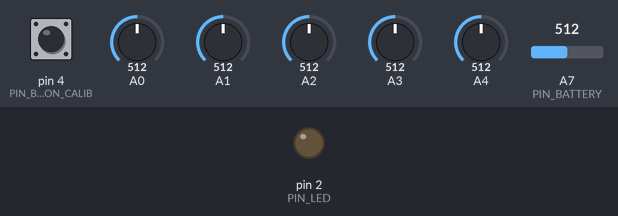
The sketch below on a simulated Arduino Nano, built with avr-gcc and run on an emulated ATmega328P. Parts: output pins drawn as LEDs (lit = HIGH). The inputs (shaded band) are chosen by the test bench; at power-on: pin 4 (PIN_BUTTON_CALIB) HIGH, A0 = 512, A1 = 512, A2 = 512, A3 = 512, A4 = 512, A7 (PIN_BATTERY) = 512. EEPROM starts erased; no radio packets arrive unless stated.

Above: at 0.11 s.
At 7.38 s:
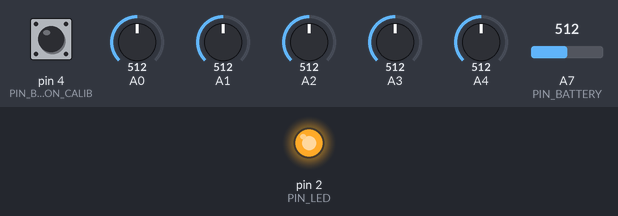
Timing chart, 0 to 7.7 s (numbered marks = the images above):
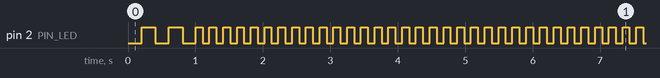

Measured:
- by itself, pin 2 (PIN_LED): goes HIGH 0.20 s, LOW 0.20 s, HIGH 0.20 s, LOW 0.19 s, 631 × (HIGH 0.10 s, LOW 0.10 s), HIGH 0.10 s, then LOW

The sketch:

TX_nRF24L01_5ch_Telemetry_LED.ino
```cpp
//*********************************************************************************************************************************************
// Add communication nRF24L01P. Fixed RF channel, fixed address.
// Support for Arduino-based receivers and RF24 libraries from this repository https://github.com/stanekTM/RX_nRF24L01_Telemetry_Motor_Servo
// Thanks to "Phil_G" http://www.singlechannel.co.uk philg@talk21.com for the calibration and reverse routine I used in the code.
// Calibration:
// Hold calibration button, switch transmitter TX on, still holding calibration button move all controls to extremes including auxilliary pots.
// Center all controls and aux pots.
// Release calibration button (saved to eeprom).
// Servo reversing:
// To reverse the desired channel, hold the joystick in the end position and turn on the TX transmitter (saved to eeprom).
//*********************************************************************************************************************************************


#include <RF24.h>     // https://github.com/nRF24/RF24
#include <SPI.h>      // Arduino standard library
#include <EEPROM.h>   // Arduino standard library


//setting RF channels address (5 bytes number or character)
const byte address[] = "jirka";

//RF communication channel settings (0-125, 2.4Ghz + 76 = 2.476Ghz)
#define RADIO_CHANNEL         76

//TX battery voltage settings
#define TX_BATTERY_VOLTAGE    4.2
#define TX_MONITORED_VOLTAGE  3.3

//RX voltage monitoring settings
#define RX_MONITORED_VOLTAGE  3.49

//setting the control range value
#define MIN_CONTROL_VAL       1000
#define MID_CONTROL_VAL       1500
#define MAX_CONTROL_VAL       2000
#define EPA_POSITIVE          500
#define EPA_NEGATIVE         -500

//free pins
//pin                     0
//pin                     1
//pin                     3
//pin                     5
//pin                     6
//pin                     7
//pin                     8
//pin                     A5
//pin                     A6

//pins for pots, joysticks
//pot1                    A0
//pot2                    A1
//pot3                    A2
//pot4                    A3
//pot5                    A4

//LED battery and RF on/off
#define PIN_LED           2

//calibration button (I had to add a 10k resistor -> VCC even when the internal INPUT_PULLUP is activated)
#define PIN_BUTTON_CALIB  4

//input battery
#define PIN_BATTERY       A7

//pins for nRF24L01
#define PIN_CE            9
#define PIN_CSN           10

//hardware SPI
//----- MOSI              11
//----- MISO              12
//----- SCK               13

//setting of CE and CSN pins
RF24 radio(PIN_CE, PIN_CSN);

//*********************************************************************************************************************
//this structure defines the sent data in bytes ***********************************************************************
//*********************************************************************************************************************
struct rc_packet_size
{
  unsigned int ch1;
  unsigned int ch2;
  unsigned int ch3;
  unsigned int ch4;
  unsigned int ch5;
};
rc_packet_size rc_packet;

//*********************************************************************************************************************
//this struct defines data, which are embedded inside the ACK payload *************************************************
//*********************************************************************************************************************
struct telemetry_packet_size
{
  byte rssi;     //not used yet
  float batt_A1;
  float batt_A2; //not used yet
};
telemetry_packet_size telemetry_packet;

//*********************************************************************************************************************
//read pots, joysticks ************************************************************************************************
//*********************************************************************************************************************
int ch, raw_pots;
int pot_calib_min[] = {0, 0, 0, 0, 0};
int pot_calib_mid[] = {512, 512, 512, 512, 512};
int pot_calib_max[] = {1023, 1023, 1023, 1023, 1023};
int pots_value[] = {1500, 1500, 1500, 1500, 1500};
byte reverse[] = {0, 0, 0, 0, 0};

void read_pots()
{
  for (ch = 0; ch < 5; ch++)
  {
    raw_pots = analogRead(ch);
    if (raw_pots > pot_calib_mid[ch])
    pots_value[ch] = map(raw_pots, pot_calib_mid[ch], pot_calib_min[ch], 0, EPA_POSITIVE);
    else
    pots_value[ch] = map(raw_pots, pot_calib_max[ch], pot_calib_mid[ch], EPA_NEGATIVE, 0);
  }

  // format the frame
  for (ch = 0; ch < 5; ch++)
  {
    pots_value[ch] += MID_CONTROL_VAL;
    pots_value[ch] = constrain(pots_value[ch], MIN_CONTROL_VAL, MAX_CONTROL_VAL);
    if (reverse[ch] == 1) pots_value[ch] = 3000 - pots_value[ch];
  }

  rc_packet.ch1 = pots_value[0]; //A0
  rc_packet.ch2 = pots_value[1]; //A1
  rc_packet.ch3 = pots_value[2]; //A2
  rc_packet.ch4 = pots_value[3]; //A3
  rc_packet.ch5 = pots_value[4]; //A4

  //Serial.println(rc_packet.ch1);
}

//*********************************************************************************************************************
//calibrate pots, joysticks *******************************************************************************************
//*********************************************************************************************************************
int calibrated = 1;

void calibrate_pots()
{
  while (digitalRead(PIN_BUTTON_CALIB) == 0)
  {
    calibrated = 0;
    for (int pot = 0; pot < 5; ++pot)
    {
      raw_pots = analogRead(pot);
      if (raw_pots > pot_calib_min[pot]) pot_calib_min[pot] = raw_pots;
      if (raw_pots < pot_calib_max[pot]) pot_calib_max[pot] = raw_pots;
      pot_calib_mid[pot] = raw_pots;  //save neutral pots, joysticks as button is released
    }
  }   //calibrate button released

  if (calibrated == 0)
  {
    for (ch = 0; ch < 5; ch++)
    {
      EEPROMWriteInt(ch * 6,     pot_calib_max[ch]); //eeprom locations  0,  6, 12, 18 (decimal)
      EEPROMWriteInt(ch * 6 + 2, pot_calib_mid[ch]); //eeprom locations  2,  8, 14, 20 (decimal)
      EEPROMWriteInt(ch * 6 + 4, pot_calib_min[ch]); //eeprom locations  4, 10, 16, 22 (decimal)
    }
    calibrated = 1;
  }

  for (ch = 0; ch < 5; ch++)
  {
    pot_calib_max[ch] = EEPROMReadInt(ch * 6);     //eeprom locations  0,  6, 12, 18 (decimal)
    pot_calib_mid[ch] = EEPROMReadInt(ch * 6 + 2); //eeprom locations  2,  8, 14, 20 (decimal)
    pot_calib_min[ch] = EEPROMReadInt(ch * 6 + 4); //eeprom locations  4, 10, 16, 22 (decimal)
    reverse[ch] = EEPROM.read(ch + 30) & 1;        //eeprom locations 30, 31, 32, 33 (decimal), ch * 6 = 30
  }

  //check for reversing, stick over on power-up
  for (ch = 0; ch < 5; ch++)
  {
    pots_value[ch] = map(analogRead(ch), pot_calib_max[ch], pot_calib_min[ch], EPA_NEGATIVE, EPA_POSITIVE);
    if (pots_value[ch] > EPA_POSITIVE - 50 || pots_value[ch] < EPA_NEGATIVE + 50)
    {
      reverse[ch] ^= B00000001;
      EEPROM.write(30 + ch, reverse[ch]); //ch * 6 = 30
    }
  }
}

//*********************************************************************************************************************
//this function will write a 2 byte integer to the eeprom at the specified address and address + 1 ********************
//*********************************************************************************************************************
void EEPROMWriteInt(int p_address, int p_value)
{
  byte lowByte = p_value % 256;
  byte highByte = p_value / 256;
  EEPROM.write(p_address, lowByte);
  EEPROM.write(p_address + 1, highByte);
}

//*********************************************************************************************************************
//this function will read a 2 byte integer from the eeprom at the specified address and address + 1 *******************
//*********************************************************************************************************************
unsigned int EEPROMReadInt(int p_address)
{
  byte lowByte = EEPROM.read(p_address);
  byte highByte = EEPROM.read(p_address + 1);
  return lowByte + highByte * 256;
}

//*********************************************************************************************************************
//initial main settings ***********************************************************************************************
//*********************************************************************************************************************
const byte invert_address = ~address[5]; //invert bits for reading so that telemetry packets have a different address

void setup()
{
  //Serial.begin(9600); //print value on a serial monitor

  pinMode(PIN_LED, OUTPUT);
  pinMode(PIN_BATTERY, INPUT);
  pinMode(PIN_BUTTON_CALIB, INPUT_PULLUP);

  calibrate_pots();

  //define the radio communication
  radio.begin();
  radio.setAutoAck(true);
  radio.enableAckPayload();
  radio.enableDynamicPayloads();
  radio.setRetries(5, 5);
  radio.setChannel(RADIO_CHANNEL);
  radio.setDataRate(RF24_250KBPS);
  radio.setPALevel(RF24_PA_MIN); //RF24_PA_MIN (-18dBm), RF24_PA_LOW (-12dBm), RF24_PA_HIGH (-6dbm), RF24_PA_MAX (0dBm)
  radio.stopListening();
  radio.openWritingPipe(address);
  radio.openReadingPipe(1, invert_address);
}

//*********************************************************************************************************************
//program loop ********************************************************************************************************
//*********************************************************************************************************************
void loop()
{
  read_pots();
  receive_time();
  send_and_receive_data();
  TX_batt_check();
}

//*********************************************************************************************************************
//after losing RF data or turning off the RX, gain time and the LED flashing ******************************************
//*********************************************************************************************************************
unsigned long rx_time = 0;

void receive_time()
{
  if (millis() - rx_time > 1000) //after 1 second
  {
    RF_off_check();
  }
}

//*********************************************************************************************************************
//send and receive data ***********************************************************************************************
//*********************************************************************************************************************
void send_and_receive_data()
{
  if (radio.write(&rc_packet, sizeof(rc_packet_size)))
  {
    if (radio.isAckPayloadAvailable())
    {
      radio.read(&telemetry_packet, sizeof(telemetry_packet_size));

      RX_batt_check();
      rx_time = millis();
    }
  }
}

//*********************************************************************************************************************
//input measurement TX_BATTERY_VOLTAGE < TX_MONITORED_VOLTAGE = LED flash at a interval of 0.2s ***********************
//Battery OK = LED is lit *********************************************************************************************
//*********************************************************************************************************************
float val_TX_battery;
unsigned long led_time = 0;
bool led_state;

void TX_batt_check()
{
  val_TX_battery = analogRead(PIN_BATTERY) * (TX_BATTERY_VOLTAGE / 1023);

  if (val_TX_battery <= TX_MONITORED_VOLTAGE)
  {
    if (millis() - led_time > 200)
    {
      led_time = millis();

      if (led_state)
      {
        led_state = 0;
      }
      else
      {
        led_state = 1;
      }
      digitalWrite(PIN_LED, led_state);
    }
  }
  //Serial.println(val_TX_battery);
}

//*********************************************************************************************************************
//after receiving RF data, the monitored RX battery is activated ******************************************************
//RX battery voltage(telemetry_packet.batt_A1) < RX_MONITORED_VOLTAGE = LEDs TX, RX flash at a interval of 0.5s *******
//Battery OK = LEDs TX, RX is lit *************************************************************************************
//*********************************************************************************************************************
bool RX_low_batt_detect = 0;

void RX_batt_check()
{
  RX_low_batt_detect = telemetry_packet.batt_A1 <= RX_MONITORED_VOLTAGE;

  if (millis() - led_time > 500)
  {
    led_time = millis();

    if (led_state == RX_low_batt_detect)
    {
      led_state = 0;
    }
    else
    {
      led_state = 1;
    }
    digitalWrite(PIN_LED, led_state);
  }
  //Serial.println(telemetry_packet.batt_A1);
}

//*********************************************************************************************************************
//when TX is switched on and RX is switched off, or after the loss of RF data = LED TX flash at a interval of 0.1s ****
//Normal mode = LED TX is lit *****************************************************************************************
//*********************************************************************************************************************
void RF_off_check()
{
  if (millis() - led_time > 100)
  {
    led_time = millis();

    if (led_state)
    {
      led_state = 0;
    }
    else
    {
      led_state = 1;
    }
    digitalWrite(PIN_LED, led_state);
  }
}
```
